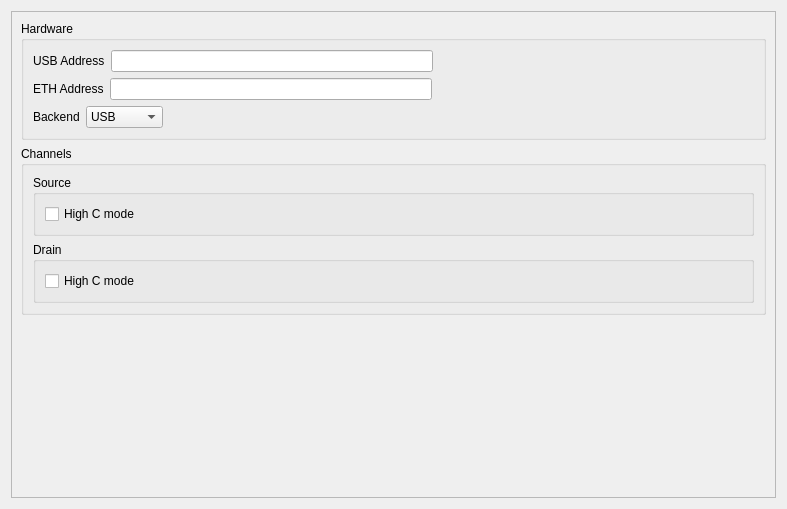
<?xml version="1.0" encoding="UTF-8"?>
<ui version="4.0">
 <class>Form</class>
 <widget class="QWidget" name="Form">
  <property name="geometry">
   <rect>
    <x>0</x>
    <y>0</y>
    <width>787</width>
    <height>509</height>
   </rect>
  </property>
  <property name="sizePolicy">
   <sizepolicy hsizetype="Expanding" vsizetype="Expanding">
    <horstretch>0</horstretch>
    <verstretch>0</verstretch>
   </sizepolicy>
  </property>
  <property name="windowTitle">
   <string>Keithley 2512B settings</string>
  </property>
  <layout class="QVBoxLayout" name="verticalLayout" stretch="0">
   <item>
    <widget class="QScrollArea" name="scrollArea">
     <property name="widgetResizable">
      <bool>true</bool>
     </property>
     <widget class="QWidget" name="scrollAreaWidgetContents">
      <property name="geometry">
       <rect>
        <x>0</x>
        <y>0</y>
        <width>767</width>
        <height>489</height>
       </rect>
      </property>
      <layout class="QVBoxLayout" name="verticalLayout_10">
       <item>
        <widget class="QGroupBox" name="groupBox_HWsettings">
         <property name="minimumSize">
          <size>
           <width>0</width>
           <height>0</height>
          </size>
         </property>
         <property name="maximumSize">
          <size>
           <width>16777215</width>
           <height>16777215</height>
          </size>
         </property>
         <property name="title">
          <string>Hardware</string>
         </property>
         <layout class="QVBoxLayout" name="verticalLayout_2">
          <item>
           <layout class="QHBoxLayout" name="HBoxLayout_sourceChannel_4" stretch="0">
            <item>
             <layout class="QHBoxLayout" name="HBoxLayout_sourceHighC_4">
              <item>
               <widget class="QLabel" name="labelAddress">
                <property name="text">
                 <string>USB Address</string>
                </property>
               </widget>
              </item>
              <item>
               <widget class="QLineEdit" name="lineEditAddress"/>
              </item>
              <item>
               <spacer name="horizontalSpacer">
                <property name="orientation">
                 <enum>Qt::Orientation::Horizontal</enum>
                </property>
                <property name="sizeHint" stdset="0">
                 <size>
                  <width>40</width>
                  <height>20</height>
                 </size>
                </property>
               </spacer>
              </item>
             </layout>
            </item>
           </layout>
          </item>
          <item>
           <layout class="QHBoxLayout" name="horizontalLayout">
            <item>
             <widget class="QLabel" name="label">
              <property name="text">
               <string>ETH Address</string>
              </property>
             </widget>
            </item>
            <item>
             <widget class="QLineEdit" name="lineEditETH"/>
            </item>
            <item>
             <spacer name="horizontalSpacer_2">
              <property name="orientation">
               <enum>Qt::Orientation::Horizontal</enum>
              </property>
              <property name="sizeHint" stdset="0">
               <size>
                <width>40</width>
                <height>20</height>
               </size>
              </property>
             </spacer>
            </item>
           </layout>
          </item>
          <item>
           <layout class="QHBoxLayout" name="horizontalLayout_2">
            <item>
             <widget class="QLabel" name="label_2">
              <property name="text">
               <string>Backend</string>
              </property>
             </widget>
            </item>
            <item>
             <widget class="QComboBox" name="backendCombobox">
              <item>
               <property name="text">
                <string>USB</string>
               </property>
              </item>
              <item>
               <property name="text">
                <string>Ethernet</string>
               </property>
              </item>
             </widget>
            </item>
            <item>
             <spacer name="horizontalSpacer_3">
              <property name="orientation">
               <enum>Qt::Orientation::Horizontal</enum>
              </property>
              <property name="sizeHint" stdset="0">
               <size>
                <width>40</width>
                <height>20</height>
               </size>
              </property>
             </spacer>
            </item>
           </layout>
          </item>
         </layout>
        </widget>
       </item>
       <item>
        <widget class="QGroupBox" name="groupBox_channels">
         <property name="minimumSize">
          <size>
           <width>0</width>
           <height>0</height>
          </size>
         </property>
         <property name="maximumSize">
          <size>
           <width>16777215</width>
           <height>16777215</height>
          </size>
         </property>
         <property name="title">
          <string>Channels</string>
         </property>
         <layout class="QVBoxLayout" name="verticalLayout_6">
          <item>
           <widget class="QGroupBox" name="groupBox_source">
            <property name="title">
             <string>Source</string>
            </property>
            <layout class="QVBoxLayout" name="verticalLayout_8">
             <item>
              <layout class="QHBoxLayout" name="HBoxLayout_sourceChannel" stretch="10,40">
               <item>
                <layout class="QHBoxLayout" name="HBoxLayout_sourceHighC">
                 <item>
                  <widget class="QCheckBox" name="checkBox_sourceHighC">
                   <property name="text">
                    <string>High C mode</string>
                   </property>
                  </widget>
                 </item>
                </layout>
               </item>
               <item>
                <spacer name="horizontalSpacer_20">
                 <property name="orientation">
                  <enum>Qt::Orientation::Horizontal</enum>
                 </property>
                 <property name="sizeHint" stdset="0">
                  <size>
                   <width>40</width>
                   <height>20</height>
                  </size>
                 </property>
                </spacer>
               </item>
              </layout>
             </item>
            </layout>
           </widget>
          </item>
          <item>
           <widget class="QGroupBox" name="groupBox_drain">
            <property name="title">
             <string>Drain</string>
            </property>
            <layout class="QVBoxLayout" name="verticalLayout_7">
             <item>
              <layout class="QHBoxLayout" name="HBoxLayout_drainChannel" stretch="10,40">
               <item>
                <layout class="QHBoxLayout" name="HBoxLayout_drainHighC">
                 <item>
                  <widget class="QCheckBox" name="checkBox_drainHighC">
                   <property name="text">
                    <string>High C mode</string>
                   </property>
                  </widget>
                 </item>
                </layout>
               </item>
               <item>
                <spacer name="horizontalSpacer_23">
                 <property name="orientation">
                  <enum>Qt::Orientation::Horizontal</enum>
                 </property>
                 <property name="sizeHint" stdset="0">
                  <size>
                   <width>40</width>
                   <height>20</height>
                  </size>
                 </property>
                </spacer>
               </item>
              </layout>
             </item>
            </layout>
           </widget>
          </item>
         </layout>
        </widget>
       </item>
       <item>
        <spacer name="verticalSpacer">
         <property name="orientation">
          <enum>Qt::Orientation::Vertical</enum>
         </property>
         <property name="sizeHint" stdset="0">
          <size>
           <width>20</width>
           <height>66</height>
          </size>
         </property>
        </spacer>
       </item>
      </layout>
     </widget>
    </widget>
   </item>
  </layout>
 </widget>
 <resources/>
 <connections/>
</ui>
